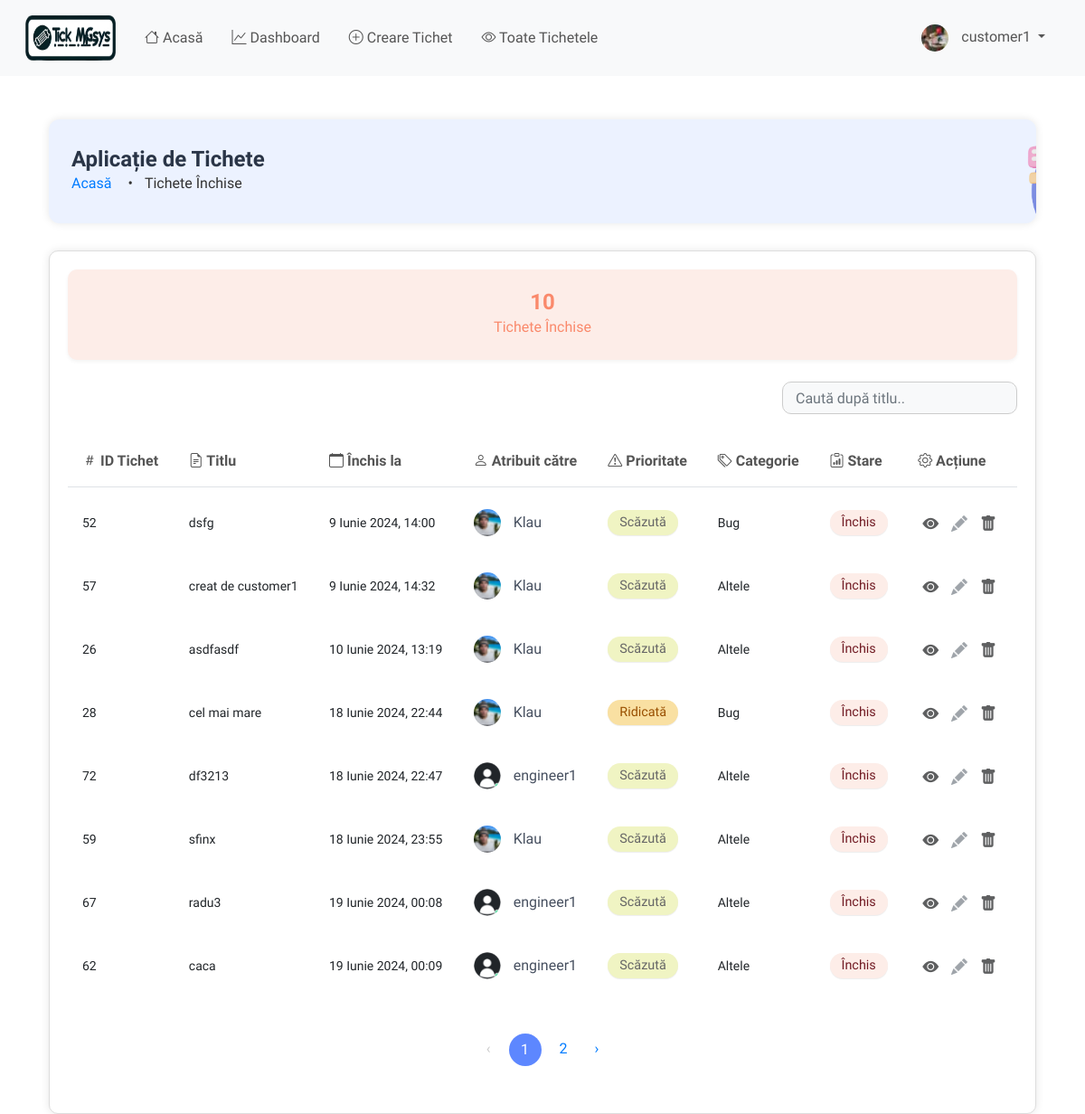
The page /ticket/all-closed-tickets/ (signed in) on the database its author committed.
### users/models.py (models this page shows, shortened)
class User(AbstractUser):
    is_customer = models.BooleanField(default=False)
    is_engineer = models.BooleanField(default=False)
    is_admin = models.BooleanField(default=False)  # New field for admin users
    profile_image = models.ImageField(upload_to='profile_images/', default='profile_images/default.png')

### ticket/models.py (models this page shows, shortened)
class Ticket(models.Model):
    PRIORITY_CHOICES = (
        ('Very Low', 'Foarte Scăzut'),
        ('Low', 'Scăzut'),
        ('Medium', 'Mediu'),
        ('High', 'Ridicat'),
        ('Very High', 'Foarte Ridicat'),
    )
    CATEGORY_CHOICES = (
        ('Bug', 'Bug'),
        ('Feature Request', 'Cerere Funcționalitate'),
        ('Customer Support', 'Suport Client'),
        ('Sales', 'Vânzări'),
        ('Feedback', 'Feedback'),
        ('Other', 'Altele'),
    )
    STATUS_CHOICES = (
        ('Active', 'Activ'),
        ('Completed', 'Completat'),
        ('Pending', 'În așteptare'),
    )
    id = models.AutoField(primary_key=True)
    title = models.CharField(max_length=100, validators=[MaxLengthValidator(100)], unique=True)
    description = models.TextField()
    priority = models.CharField(max_length=9, choices=PRIORITY_CHOICES, default='Low')
    category = models.CharField(max_length=20, choices=CATEGORY_CHOICES, default='Other')
    created_by = models.ForeignKey(User, on_delete=models.CASCADE, related_name='tickets_created', editable=False)
    date_created = models.DateTimeField(auto_now_add=True)
    assigned_to = models.ForeignKey(User, on_delete=models.DO_NOTHING, null=True, blank=True,
                                    related_name='tickets_assigned')
    is_resolved = models.BooleanField(default=False)
    accepted_date = models.DateTimeField(null=True, blank=True)
    closed_date = models.DateTimeField(null=True, blank=True)
    ticket_status = models.CharField(max_length=20, choices=STATUS_CHOICES, default='Pending')
    updated_at = models.DateTimeField(auto_now=True)
    class Meta:
        verbose_name = "Ticket"
        verbose_name_plural = "Tickets"
        ordering = ['-date_created']
        unique_together = ('title', 'created_by')
        indexes = [
            models.Index(fields=['priority']),
            models.Index(fields=['category']),
            models.Index(fields=['ticket_status']),
            models.Index(fields=['date_created']),
            models.Index(fields=['updated_at']),
        ]

### ticket/views.py (the view)
# urls.py: path('all-closed-tickets/', views.all_closed_tickets, name='all-closed-tickets'),
@login_required
def all_closed_tickets(request):
    tickets = Ticket.objects.filter(is_resolved=True).order_by('closed_date')
    closed_tickets = tickets.count()
    paginator = Paginator(tickets, 8)  # Show 8 tickets per page
    page = request.GET.get('page')
    try:
        tickets = paginator.page(page)
    except PageNotAnInteger:
        tickets = paginator.page(1)
    except EmptyPage:
        tickets = paginator.page(paginator.num_pages)
    context = {
        'tickets': tickets,
        'closed_tickets': closed_tickets,
        'page': page,
    }
    return render(request, 'ticket/all_closed_tickets.html', context)

### templates/ticket/all_closed_tickets.html (shortened to what this page needs)
{% extends 'base.html' %}
{% load static %}
{% block content %}
<div class="container mt-5">
  <div class="header-box">
    <div class="header-content">
      <h1 class="header-title">Aplicație de Tichete</h1>
      <nav class="breadcrumb">
        <a href="{% url 'home' %}" class="breadcrumb-item">Acasă</a>
        <span class="breadcrumb-item active">Tichete Închise</span>
        <img src="{% static 'images/breadcrumb.png' %}" alt="Breadcrumb Icon" class="breadcrumb-icon">
      </nav>
    </div>
  </div>
  <div class="content-box">
    <div class="col-md-12 mb-4">
      <div class="card text-center bg-closed-tickets ticket-card" onclick="window.location.href='?status=completed'">
        <div class="card-body ticket-card-body">
          <p class="card-number ticket-card-number mb-0">{{ closed_tickets }}</p>
          <h5 class="card-title ticket-card-title mt-0">Tichete Închise</h5>
        </div>
      </div>
    </div>
    <div class="row">
      <div class="col-12 d-flex justify-content-end mb-3">
        <input type="text" id="searchInput" onkeyup="searchTable()" placeholder="Caută după titlu.." class="form-control search-bar-small" />
      </div>
      <div class="table-responsive">
        <table class="table table-hover" id="ticketTable">
          <thead class="thead-light">
            <tr>
            <th scope="col"><i class="bi bi-hash"></i> ID Tichet</th>
            <th scope="col"><i class="bi bi-file-earmark-text"></i> Titlu</th>
            <th scope="col"><i class="bi bi-calendar"></i> Închis la</th>
            <th scope="col"><i class="bi bi-person"></i> Atribuit către</th>
            <th scope="col"><i class="bi bi-exclamation-triangle"></i> Prioritate</th>
            <th scope="col"><i class="bi bi-tags"></i> Categorie</th>
             <th scope="col"><i class="bi bi-clipboard-data"></i> Stare</th>
             <th scope="col"><i class="bi bi-gear"></i> Acțiune</th>
          </thead>
          <tbody>
            {% for ticket in tickets %}
            <tr class="ticket-row" data-status="{{ ticket.ticket_status|lower }}">
              <td><small>{{ ticket.id }}</small></td>
              <td><small>{{ ticket.title }}</small></td>
              <td><small>{{ ticket.closed_date }}</small></td>
              <td>
                {% if ticket.assigned_to %}
                <img src="{{ ticket.assigned_to.profile_image.url }}" alt="Imagine de Profil {{ ticket.assigned_to.username }}" class="profile-image">
                <span class="assigned-username">{{ ticket.assigned_to.username }}</span>
                {% else %}
                <small>Neatribuit</small>
                {% endif %}
              </td>
              <td>
                {% if ticket.priority == 'Very Low' %}
                <span class="badge badge-very-low">Foarte Scăzută</span>
                {% elif ticket.priority == 'Low' %}
                <span class="badge badge-low">Scăzută</span>
                {% elif ticket.priority == 'Medium' %}
                <span class="badge badge-medium">Medie</span>
                {% elif ticket.priority == 'High' %}
                <span class="badge badge-high">Ridicată</span>
                {% elif ticket.priority == 'Very High' %}
                <span class="badge badge-very-high">Foarte Ridicată</span>
                {% endif %}
              </td>
              <td><small>{{ ticket.get_category_display }}</small></td>
              <td>
                {% if ticket.ticket_status == 'Active' %}
                <span class="badge badge-open">Deschis</span>
                {% elif ticket.ticket_status == 'Pending' %}
                <span class="badge badge-pending">În așteptare</span>
                {% elif ticket.ticket_status == 'Completed' %}
                <span class="badge badge-closed">Închis</span>
                {% endif %}
              </td>
              <td>
                <a href="{% url 'ticket-details' ticket.pk %}" class="btn btn-view btn-sm" title="Detalii">
                  <i class="bi bi-eye-fill"></i>
                </a>
                {% if ticket.ticket_status == 'Completed' %}
                  <span class="btn btn-edit btn-sm disabled" title="Editează">
                    <i class="bi bi-pencil-fill text-muted"></i>
                  </span>
                {% else %}
                  <a href="{% url 'update-ticket' ticket.pk %}" class="btn btn-edit btn-sm" title="Editează">
                    <i class="bi bi-pencil-fill"></i>
                  </a>
                {% endif %}
                <a href="#" class="btn btn-delete btn-sm" data-bs-toggle="modal" data-bs-target="#deleteModal" data-ticket-id="{{ ticket.pk }}" title="Șterge">
                  <i class="bi bi-trash-fill"></i>
                </a>
              </td>
            </tr>
            {% endfor %}
          </tbody>
        </table>
        <div class="pagination-container">
          <nav aria-label="Navigare pagină exemplu">
            <ul class="pagination">
              {% if tickets.has_previous %}
              <li class="page-item"><a class="page-link" href="?page={{ tickets.previous_page_number }}&status={{ status_filter }}">‹</a></li>
              {% else %}
              <li class="page-item disabled"><span class="page-link">‹</span></li>
              {% endif %}
              {% for num in tickets.paginator.page_range %}
              {% if num > tickets.number|add:'-4' and num < tickets.number|add:'4' %}
              {% if tickets.number == num %}
              <li class="page-item active"><a class="page-link" href="#">{{ num }}</a></li>
              {% else %}
              <li class="page-item"><a class="page-link" href="?page={{ num }}&status={{ status_filter }}">{{ num }}</a></li>
              {% endif %}
              {% endif %}
              {% endfor %}
              {% if tickets.has_next %}
              <li class="page-item"><a class="page-link" href="?page={{ tickets.next_page_number }}&status={{ status_filter }}">›</a></li>
              {% else %}
              <li class="page-item disabled"><span class="page-link">›</span></li>
              {% endif %}
            </ul>
          </nav>
        </div>
      </div>
    </div>
  </div>
</div>
{% endblock content %}

### templates/base.html (shortened to what this page needs)
{% load static %}
<!DOCTYPE html>
<html lang="ro">
  <head>
    <link
      href="https://cdn.jsdelivr.net/npm/bootstrap@5.2.3/dist/css/bootstrap.min.css"
      rel="stylesheet"
    />
    <link
      rel="stylesheet"
      href="https://cdnjs.cloudflare.com/ajax/libs/font-awesome/6.0.0-beta3/css/all.min.css"
    />
    <link
      rel="stylesheet"
      href="https://cdnjs.cloudflare.com/ajax/libs/bootstrap-icons/1.8.1/font/bootstrap-icons.min.css"
    />
    <link rel="stylesheet" href="{% static 'styles/main.css' %}?v=1" />
  </head>
  <body>
    {% if request.user.is_customer %}
    <nav class="navbar navbar-expand-lg navbar-light bg-light">
      <div class="container-fluid">
        <a class="navbar-brand" href="/">
          <img
            class="logo"
            src="{% static 'images/logo.png' %}"
            alt="Tick MNGsys"
          />
        </a>
        <div class="collapse navbar-collapse" id="navbarContent">
          <ul class="navbar-nav me-auto mb-2 mb-lg-0">
            <li class="nav-item">
              <a
                class="nav-link {% if request.resolver_match.url_name == 'home' %}active{% endif %}"
                href="/"
                ><i class="bi bi-house"></i> Acasă</a
              >
            </li>
           <li class="nav-item">
              <a
                class="nav-link {% if request.resolver_match.url_name == 'dashboard' %}active{% endif %}"
                href="{% url 'dashboard' %}"
                ><i class="bi bi-graph-up"></i> Dashboard</a
              >
            </li>
            <li class="nav-item">
              <a
                class="nav-link {% if request.resolver_match.url_name == 'create-ticket' %}active{% endif %}"
                href="{% url 'create-ticket' %}"
                ><i class="bi bi-plus-circle"></i> Creare Tichet</a
              >
            </li>
            <li class="nav-item">
              <a
                class="nav-link {% if request.resolver_match.url_name == 'all-tickets' %}active{% endif %}"
                href="{% url 'all-tickets' %}"
                ><i class="bi bi-eye"></i> Toate Tichetele</a
              >
            </li>
          </ul>
          <ul class="navbar-nav ms-auto mb-2 mb-lg-0">
            <li class="nav-item dropdown">
              <a
                class="nav-link dropdown-toggle"
                href="#"
                id="navbarDropdown"
                role="button"
                data-bs-toggle="dropdown"
                aria-expanded="false"
              >
                <img
                  src="{{ request.user.profile_image.url }}"
                  alt="Profile Image"
                  class="profile-image"
                />
                {{ request.user.username }}
              </a>
            </li>
          </ul>
        </div>
      </div>
    </nav>
{% endif %}
    <div class="container mt-5">
       {% block content %}{% endblock %}
    </div>
  </body>
</html>

### rows shown on the page
User: user.profile_image (picture), user.username "customer1"
Ticket: id "52", title "dsfg", closed_date "9 Iunie 2024, 14:00", assigned_to.profile_image (picture), assigned_to.username "Klau", priority "Scăzută", category "Bug", ticket_status "Închis"
Ticket: id "57", title "creat de customer1", closed_date "9 Iunie 2024, 14:32", assigned_to.profile_image (picture), assigned_to.username "Klau", priority "Scăzută", category "Altele", ticket_status "Închis"
Ticket: id "26", title "asdfasdf", closed_date "10 Iunie 2024, 13:19", assigned_to.profile_image (picture), assigned_to.username "Klau", priority "Scăzută", category "Altele", ticket_status "Închis"
Ticket: id "28", title "cel mai mare", closed_date "18 Iunie 2024, 22:44", assigned_to.profile_image (picture), assigned_to.username "Klau", priority "Ridicată", category "Bug", ticket_status "Închis"
Ticket: id "72", title "df3213", closed_date "18 Iunie 2024, 22:47", assigned_to.profile_image (placeholder picture), assigned_to.username "engineer1", priority "Scăzută", category "Altele", ticket_status "Închis"
Ticket: id "59", title "sfinx", closed_date "18 Iunie 2024, 23:55", assigned_to.profile_image (picture), assigned_to.username "Klau", priority "Scăzută", category "Altele", ticket_status "Închis"
Ticket: id "67", title "radu3", closed_date "19 Iunie 2024, 00:08", assigned_to.profile_image (placeholder picture), assigned_to.username "engineer1", priority "Scăzută", category "Altele", ticket_status "Închis"
Ticket: id "62", title "caca", closed_date "19 Iunie 2024, 00:09", assigned_to.profile_image (placeholder picture), assigned_to.username "engineer1", priority "Scăzută", category "Altele", ticket_status "Închis"

### other values the page prints
{{ closed_tickets }} "10"
{{ num }} "1"
{{ num }} "2"
